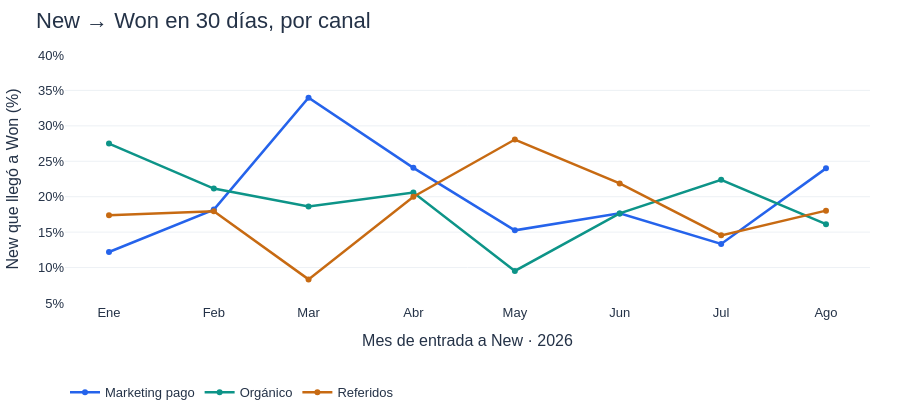

The notebook cell saved with this chart:
### Markdown cell above
#### Desglose por canal

### Code cell
from scripts.cro_charts import grafica_conversion_por_canal
figura_conversion_canales=grafica_conversion_por_canal(METRICAS/'cohortes.csv',ventana=30)
figura_conversion_canales.show(renderer='plotly_mimetype',config=CONFIG)

### Figure 1 — Plotly figure (JSON) as saved in the notebook; plotly's stock layout.template omitted (floating-point values rounded to 4 significant figures)
{"data": [{"connectgaps": false, "customdata": [["Ene 2026", 41, 5], ["Feb 2026", 33, 6], ["Mar 2026", 53, 18], ["Abr 2026", 54, 13], ["May 2026", 59, 9], ["Jun 2026", 68, 12], ["Jul 2026", 60, 8], ["Ago 2026", 50, 12]], "hovertemplate": "<b>Marketing pago</b> · %{customdata[0]}<br>Entraron a New: %{customdata[1]}<br>De ellos, Won en 30 días: %{customdata[2]}<br>Conversión: %{y:.1f}%<extra></extra>", "line": {"color": "#2563eb", "width": 2.5}, "marker": {"size": 6}, "mode": "lines+markers", "name": "Marketing pago", "type": "scatter", "x": ["2026-01-01T00:00:00", "2026-02-01T00:00:00", "2026-03-01T00:00:00", "2026-04-01T00:00:00", "2026-05-01T00:00:00", "2026-06-01T00:00:00", "2026-07-01T00:00:00", "2026-08-01T00:00:00"], "y": [12.2, 18.18, 33.96, 24.07, 15.25, 17.65, 13.33, 24.0]}, {"connectgaps": false, "customdata": [["Ene 2026", 40, 11], ["Feb 2026", 52, 11], ["Mar 2026", 43, 8], ["Abr 2026", 34, 7], ["May 2026", 63, 6], ["Jun 2026", 51, 9], ["Jul 2026", 67, 15], ["Ago 2026", 62, 10]], "hovertemplate": "<b>Orgánico</b> · %{customdata[0]}<br>Entraron a New: %{customdata[1]}<br>De ellos, Won en 30 días: %{customdata[2]}<br>Conversión: %{y:.1f}%<extra></extra>", "line": {"color": "#0d9488", "width": 2.5}, "marker": {"size": 6}, "mode": "lines+markers", "name": "Orgánico", "type": "scatter", "x": ["2026-01-01T00:00:00", "2026-02-01T00:00:00", "2026-03-01T00:00:00", "2026-04-01T00:00:00", "2026-05-01T00:00:00", "2026-06-01T00:00:00", "2026-07-01T00:00:00", "2026-08-01T00:00:00"], "y": [27.5, 21.15, 18.6, 20.59, 9.524, 17.65, 22.39, 16.13]}, {"connectgaps": false, "customdata": [["Ene 2026", 46, 8], ["Feb 2026", 39, 7], ["Mar 2026", 36, 3], ["Abr 2026", 45, 9], ["May 2026", 57, 16], ["Jun 2026", 64, 14], ["Jul 2026", 55, 8], ["Ago 2026", 61, 11]], "hovertemplate": "<b>Referidos</b> · %{customdata[0]}<br>Entraron a New: %{customdata[1]}<br>De ellos, Won en 30 días: %{customdata[2]}<br>Conversión: %{y:.1f}%<extra></extra>", "line": {"color": "#c76a12", "width": 2.5}, "marker": {"size": 6}, "mode": "lines+markers", "name": "Referidos", "type": "scatter", "x": ["2026-01-01T00:00:00", "2026-02-01T00:00:00", "2026-03-01T00:00:00", "2026-04-01T00:00:00", "2026-05-01T00:00:00", "2026-06-01T00:00:00", "2026-07-01T00:00:00", "2026-08-01T00:00:00"], "y": [17.39, 17.95, 8.333, 20.0, 28.07, 21.88, 14.55, 18.03]}], "layout": {"dragmode": false, "font": {"color": "#243247", "family": "Arial, sans-serif", "size": 13}, "height": 420, "hovermode": "closest", "legend": {"orientation": "h", "x": 0, "xanchor": "left", "y": -0.3, "yanchor": "top"}, "margin": {"b": 105, "l": 65, "r": 30, "t": 55}, "title": {"font": {"size": 22}, "text": "New → Won en 30 días, por canal", "x": 0.04}, "xaxis": {"fixedrange": true, "showgrid": false, "tickmode": "array", "ticktext": ["Ene", "Feb", "Mar", "Abr", "May", "Jun", "Jul", "Ago"], "tickvals": ["2026-01-01T00:00:00", "2026-02-01T00:00:00", "2026-03-01T00:00:00", "2026-04-01T00:00:00", "2026-05-01T00:00:00", "2026-06-01T00:00:00", "2026-07-01T00:00:00", "2026-08-01T00:00:00"], "title": {"text": "Mes de entrada a New · 2026"}, "type": "date"}, "yaxis": {"dtick": 5, "fixedrange": true, "gridcolor": "#edf1f5", "range": [5, 40], "tick0": 5, "tickmode": "linear", "ticksuffix": "%", "title": {"text": "New que llegó a Won (%)"}, "zeroline": false}}}
